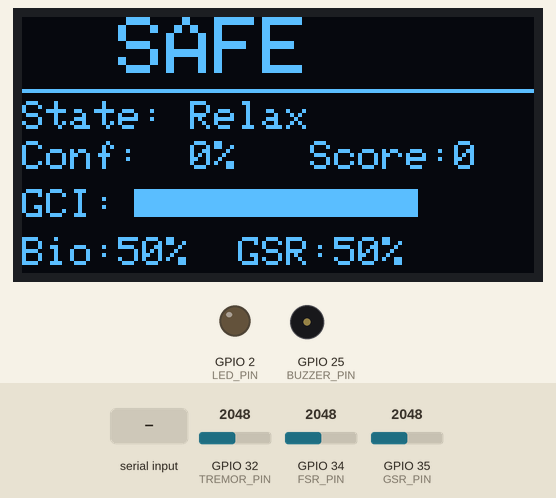
This sketch was run on a simulated ESP32. Parts: 128×64 one-colour display, output pins drawn as LEDs (lit = HIGH), buzzer (waves = sounding). Inputs (shaded band) come from the test bench; at power-on: GPIO 34 (FSR_PIN) = 2048, GPIO 35 (GSR_PIN) = 2048, GPIO 32 (TREMOR_PIN) = 2048 (analog values on the 0–4095 scale). What the sketch prints to the serial monitor is not drawn.

Above: at 4.3 s.
4.4 s: "ALERT:90\n" received over Serial
At 4.8 s:
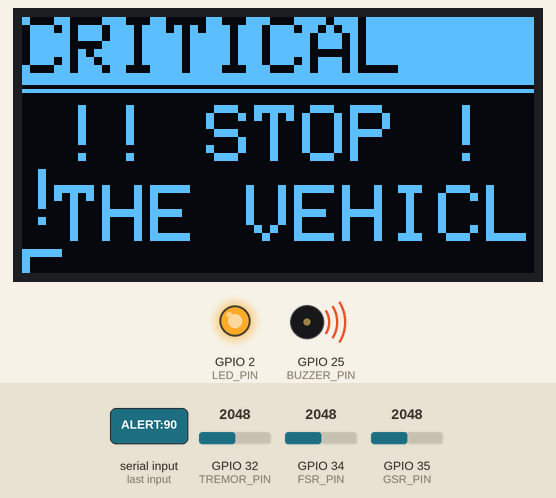
6.6 s: "ALERT:\n" received over Serial
At 6.68 s:
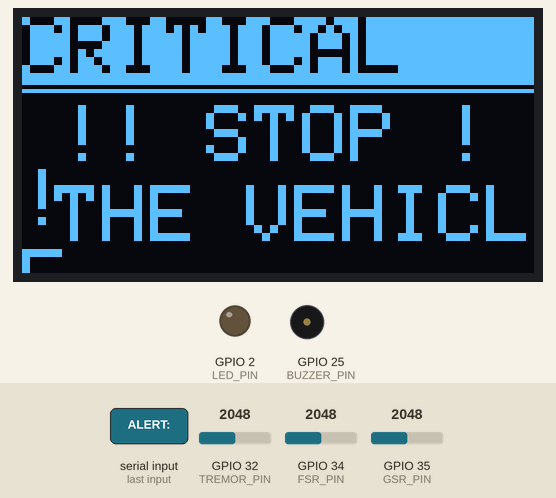
8.2 s: GPIO 34 (FSR_PIN) set to 1228
At 10.0 s:
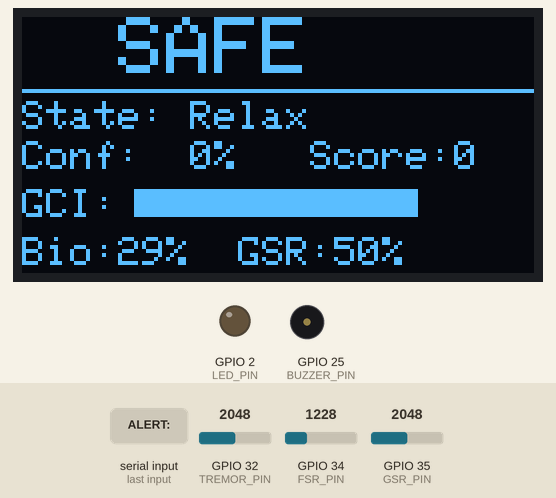
10.2 s: GPIO 35 (GSR_PIN) set to 491
At 11.9 s:
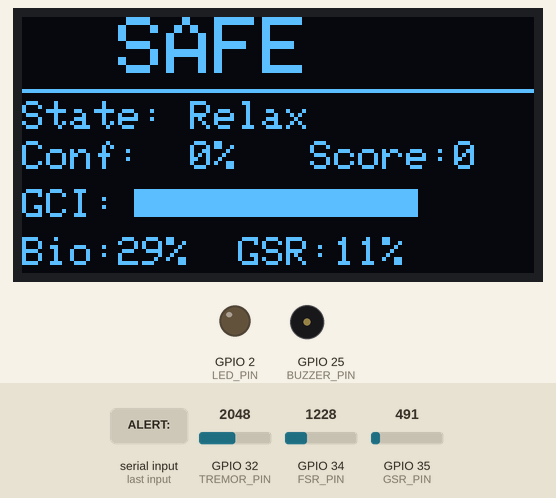
12.1 s: GPIO 34 (FSR_PIN) set to 960
At 12.42 s:
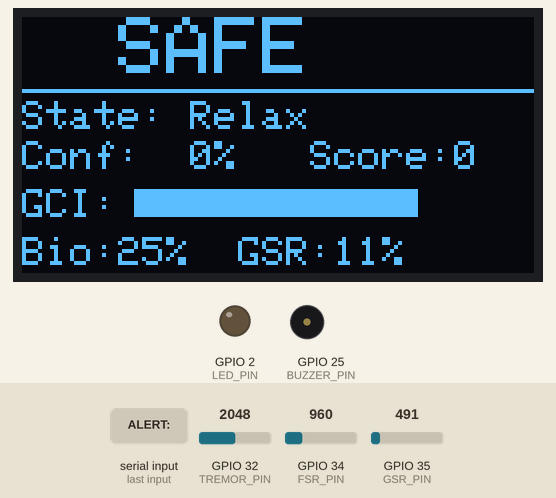
14.0 s: GPIO 35 (GSR_PIN) set to 40
At 16.1 s:
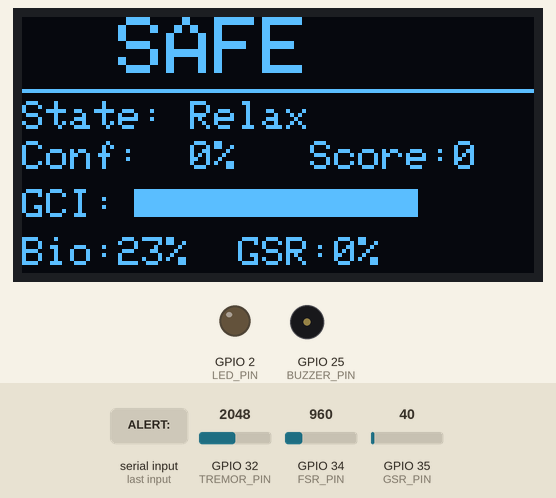
Timing chart, 0 to 17.0 s (numbered marks = the images above; inputs shaded):
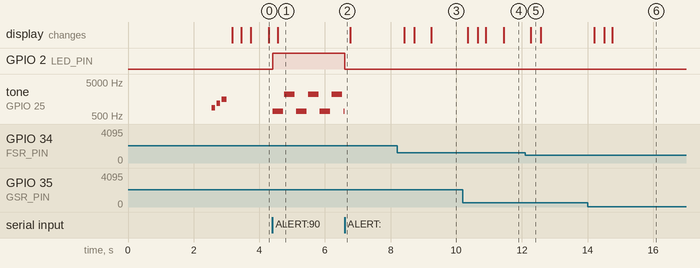

Measured:
- after the input at 4.4 s, GPIO 2 (LED_PIN): LOW → HIGH at once; tone on GPIO 25 (BUZZER_PIN): silent → 700 Hz at once, then repeats every 0.73 s: silent 0.04 s, 2200 Hz 0.32 s, silent 0.05 s, 700 Hz 0.32 s; the display: changes after 0.16 s (image 1)
- after the input at 6.6 s, GPIO 2 (LED_PIN): HIGH → LOW at once
- after the input at 8.2 s, the display: first changes after 0.22 s (image 3 shows a later state)
- after the input at 10.2 s, the display: first changes after 0.15 s (image 4 shows a later state)
- after the input at 12.1 s, the display: changes after 0.18 s (image 5)
- after the input at 14.0 s, the display: first changes after 0.21 s (image 6 shows a later state)

The sketch:

neurogrip_esp32.ino
```cpp
#include <Arduino.h>
#include <Wire.h>
#include <Adafruit_GFX.h>
#include <Adafruit_SSD1306.h>
#include <freertos/FreeRTOS.h>
#include <freertos/task.h>
#include <freertos/semphr.h>

// ============================================================
//  PIN DEFINITIONS
// ============================================================
#define FSR_PIN     34
#define GSR_PIN     35
#define TREMOR_PIN  32
#define BUZZER_PIN  25
#define LED_PIN      2

// ============================================================
//  OLED
// ============================================================
#define OLED_W      128
#define OLED_H       64
#define OLED_RESET   -1
#define OLED_ADDR  0x3C
Adafruit_SSD1306 display(OLED_W, OLED_H, &Wire, OLED_RESET);
bool oled_ok = false;

// ============================================================
//  SAMPLING
// ============================================================
#define SAMPLE_RATE_HZ  20
#define EMA_ALPHA       0.35f

// ============================================================
//  SHARED STATE  (all protected by stress_mutex)
// ============================================================
volatile int   alert_level  = 0;     // 0=SAFE 1=CAUTION 2=WARNING 3=CRITICAL
String         state_label  = "Relax";
float          confidence   = 0.0f;
float          fatigue_score = 0.0f;
float          gci_val      = 1.0f;

// ============================================================
//  FREERTOS OBJECTS
// ============================================================
typedef struct {
  float fsr_norm, gsr_norm, tremor_norm;
  float stress_score;
} ProcessedSample_t;

ProcessedSample_t latest_proc = {0};
SemaphoreHandle_t latest_proc_mutex;
SemaphoreHandle_t stress_mutex;
SemaphoreHandle_t data_ready_sem;
hw_timer_t*       sample_timer = NULL;

// ============================================================
//  HARDWARE TIMER ISR
// ============================================================
void IRAM_ATTR onSampleTimer() {
  BaseType_t xHigher = pdFALSE;
  xSemaphoreGiveFromISR(data_ready_sem, &xHigher);
  if (xHigher) portYIELD_FROM_ISR();
}

// ============================================================
//  ADC READ  (oversampled, normalized 0–1)
// ============================================================
inline float read_normalized(int pin) {
  uint32_t sum = 0;
  for (int i = 0; i < 4; i++) {
    sum += analogRead(pin);
    delayMicroseconds(30);
  }
  return (sum / 4) / 4095.0f;
}

// ============================================================
//  EMA FILTER
// ============================================================
float ema_fsr = 0, ema_gsr = 0, ema_trem = 0;
inline float ema_filter(float prev, float nv) {
  return EMA_ALPHA * nv + (1.0f - EMA_ALPHA) * prev;
}

// ============================================================
//  TASK 1: SENSOR TASK  (Core 1, Priority 4)
// ============================================================
void sensorTask(void* param) {
  for (;;) {
    if (xSemaphoreTake(data_ready_sem, portMAX_DELAY) == pdTRUE) {
      float rf = read_normalized(FSR_PIN);
      float rg = read_normalized(GSR_PIN);
      float rt = read_normalized(TREMOR_PIN);

      ema_fsr  = ema_filter(ema_fsr,  rf);
      ema_gsr  = ema_filter(ema_gsr,  rg);
      ema_trem = ema_filter(ema_trem, rt);

      ProcessedSample_t p;
      p.fsr_norm    = ema_fsr;
      p.gsr_norm    = ema_gsr;
      p.tremor_norm = ema_trem;
      p.stress_score = 0;

      xSemaphoreTake(latest_proc_mutex, portMAX_DELAY);
      latest_proc = p;
      xSemaphoreGive(latest_proc_mutex);
    }
  }
}

// ============================================================
//  PARSE INCOMING FROM PYTHON
//  Called inside commsTask — runs on Core 0
//
//  Python sends two commands per cycle:
//    "ALERT:2\n"                          → sets alert_level
//    "DISP:Stressed|0.87|45.2|0.73\n"    → updates OLED fields
// ============================================================
void parseIncoming(String line) {
  line.trim();

  // ── ALERT command ──────────────────────────────────────
  if (line.startsWith("ALERT:")) {
    int lvl = line.substring(6).toInt();
    lvl = constrain(lvl, 0, 3);
    xSemaphoreTake(stress_mutex, portMAX_DELAY);
    alert_level = lvl;
    xSemaphoreGive(stress_mutex);
    digitalWrite(LED_PIN, lvl >= 2 ? HIGH : LOW);
    return;
  }

  // ── DISP command ───────────────────────────────────────
  // Format: "DISP:State|Conf|Score|GCI"
  if (line.startsWith("DISP:")) {
    String p  = line.substring(5);
    int d1 = p.indexOf('|');
    int d2 = p.indexOf('|', d1 + 1);
    int d3 = p.indexOf('|', d2 + 1);
    if (d1 > 0 && d2 > 0 && d3 > 0) {
      xSemaphoreTake(stress_mutex, portMAX_DELAY);
      state_label   = p.substring(0, d1);
      confidence    = p.substring(d1 + 1, d2).toFloat();
      fatigue_score = p.substring(d2 + 1, d3).toFloat();
      gci_val       = p.substring(d3 + 1).toFloat();
      xSemaphoreGive(stress_mutex);
    }
    return;
  }
}

// ============================================================
//  TASK 2: COMMS TASK  (Core 0, Priority 3)
//  Sends sensor data to Python + reads ALERT/DISP commands back
// ============================================================
void commsTask(void* param) {
  unsigned long last_send = 0;
  uint32_t      count     = 0;
  unsigned long last_hb   = 0;
  String        inBuf     = "";

  for (;;) {
    unsigned long now = millis();

    // ── Send sensor data at SAMPLE_RATE_HZ ──────────────
    if (now - last_send >= (1000 / SAMPLE_RATE_HZ)) {
      last_send = now;

      xSemaphoreTake(latest_proc_mutex, portMAX_DELAY);
      ProcessedSample_t p = latest_proc;
      xSemaphoreGive(latest_proc_mutex);

      Serial.printf("%.4f %.4f %.4f\n", p.fsr_norm, p.gsr_norm, p.tremor_norm);
      count++;
    }

    // ── Heartbeat every 5s ───────────────────────────────
    if (now - last_hb >= 5000) {
      Serial.print("HB "); Serial.println(count);
      last_hb = now;
    }

    // ── READ incoming commands from Python ───────────────
    // CRITICAL FIX: was `while(Serial.available()) Serial.read();`
    // That discarded every ALERT: command Python sent — buzzer never fired.
    // Now we buffer until newline and parse properly.
    while (Serial.available()) {
      char c = (char)Serial.read();
      if (c == '\n') {
        if (inBuf.length() > 0) {
          parseIncoming(inBuf);
          inBuf = "";
        }
      } else {
        inBuf += c;
        if (inBuf.length() > 80) inBuf = "";  // overflow guard
      }
    }

    vTaskDelay(pdMS_TO_TICKS(5));
  }
}

// ============================================================
//  TASK 3: BUZZER TASK  (Core 1, Priority 1)
//
//  alert_level 0 → silent
//  alert_level 1 → single beep every 3s   (CAUTION)
//  alert_level 2 → double beep every 1.5s (WARNING)
//  alert_level 3 → alternating siren      (CRITICAL)
// ============================================================
void buzzerTask(void* param) {
  bool          siren_toggle = false;
  unsigned long last_beep    = 0;

  for (;;) {
    unsigned long now = millis();

    xSemaphoreTake(stress_mutex, portMAX_DELAY);
    int al = alert_level;
    xSemaphoreGive(stress_mutex);

    switch (al) {
      case 0:
        noTone(BUZZER_PIN);
        break;

      case 1:
        // CAUTION — gentle single beep every 3 seconds
        if (now - last_beep > 3000) {
          tone(BUZZER_PIN, 800, 200);
          last_beep = now;
        }
        break;

      case 2:
        // WARNING — urgent double beep every 1.5 seconds
        if (now - last_beep > 1500) {
          tone(BUZZER_PIN, 1200, 120);
          vTaskDelay(pdMS_TO_TICKS(200));
          tone(BUZZER_PIN, 1200, 120);
          last_beep = now;
        }
        break;

      case 3:
        // CRITICAL — alternating siren
        if (now - last_beep > 350) {
          tone(BUZZER_PIN, siren_toggle ? 2200 : 700, 320);
          siren_toggle = !siren_toggle;
          last_beep    = now;
        }
        break;
    }

    vTaskDelay(pdMS_TO_TICKS(20));
  }
}

// ============================================================
//  OLED UPDATE
//
//  Layout (128×64):
//  Line 0 (y=0):  Alert banner — "  SAFE  " / "CAUTION " /
//                               "WARNING " / "CRITICAL" (inverted on CRITICAL)
//  Line 1 (y=20): State from Python  e.g. "State: Stressed"
//  Line 2 (y=30): Confidence         e.g. "Conf:  87%"
//  Line 3 (y=40): BIG MESSAGE:
//                   al=2 → "SLOW DOWN"  "TAKE A BREAK"
//                   al=3 → "!! STOP !!"  "THE VEHICLE"
//  Line 4 (y=55): GCI bar / Calibrating
// ============================================================
const char* ALERT_BANNER[] = {"  SAFE  ", "CAUTION ", "WARNING ", "CRITICAL"};

void updateOLED() {
  if (!oled_ok) return;

  // Snapshot shared state (mutex)
  xSemaphoreTake(stress_mutex, portMAX_DELAY);
  int   al    = alert_level;
  String st   = state_label;
  float conf  = confidence;
  float score = fatigue_score;
  float gci   = gci_val;
  xSemaphoreGive(stress_mutex);

  display.clearDisplay();
  display.setTextColor(SSD1306_WHITE);

  // ── Alert banner (top, size 2) ────────────────────────
  display.setTextSize(2);
  if (al == 3) {
    // Inverted fill for CRITICAL
    display.fillRect(0, 0, 128, 17, SSD1306_WHITE);
    display.setTextColor(SSD1306_BLACK);
  }
  display.setCursor(0, 0);
  display.print(ALERT_BANNER[al]);
  display.setTextColor(SSD1306_WHITE);
  display.drawLine(0, 18, 128, 18, SSD1306_WHITE);

  // ── State + confidence (size 1) ──────────────────────
  display.setTextSize(1);

  if (al == 0 || al == 1) {
    // Normal info display
    display.setCursor(0, 21);
    display.print("State: ");
    display.print(st.substring(0, 9));

    display.setCursor(0, 31);
    display.print("Conf:  ");
    display.print((int)(conf * 100));
    display.print("%   Score:");
    display.print((int)score);

    // GCI bar
    display.setCursor(0, 43);
    display.print("GCI:");
    int bar = (int)(gci * 70.0f);
    bar = constrain(bar, 0, 70);
    display.drawRect(28, 43, 71, 7, SSD1306_WHITE);
    if (bar > 0) display.fillRect(28, 43, bar, 7, SSD1306_WHITE);

    display.setCursor(0, 55);
    display.print("Bio:");
    // Show FSR and GSR values from latest_proc
    xSemaphoreTake(latest_proc_mutex, portMAX_DELAY);
    float fsr = latest_proc.fsr_norm;
    float gsr = latest_proc.gsr_norm;
    xSemaphoreGive(latest_proc_mutex);
    display.print((int)(fsr * 100));
    display.print("%  GSR:");
    display.print((int)(gsr * 100));
    display.print("%");

  } else if (al == 2) {
    // ── WARNING: "SLOW DOWN  TAKE A BREAK" ──────────────
    // Big text in centre
    display.setTextSize(2);
    display.setCursor(4, 22);
    display.print("SLOW DOWN");
    display.setCursor(0, 42);
    display.print("TAKE A BREAK");

  } else if (al == 3) {
    // ── CRITICAL: "!! STOP !!  THE VEHICLE" ─────────────
    display.setTextSize(2);
    display.setCursor(10, 22);
    display.print("!! STOP !!");
    display.setCursor(8, 42);
    display.print("THE VEHICLE");
  }

  display.display();
}

// ============================================================
//  TASK 4: OLED TASK  (Core 1, Priority 1)
//  Refreshes display every 250ms — independent of comms
// ============================================================
void oledTask(void* param) {
  for (;;) {
    updateOLED();
    vTaskDelay(pdMS_TO_TICKS(250));
  }
}

// ============================================================
//  SPLASH SCREEN
// ============================================================
void splashScreen() {
  if (!oled_ok) return;
  display.clearDisplay();
  display.setTextColor(SSD1306_WHITE);
  display.setTextSize(2);
  display.setCursor(4, 2);
  display.print("NeuroGrip");
  display.setTextSize(1);
  display.setCursor(10, 22);
  display.print("Driver Safety v2.5");
  display.setCursor(14, 34);
  display.print("Janavi & Hardik");
  display.setCursor(18, 46);
  display.print("Initializing...");
  display.display();
  delay(2500);
}

// ============================================================
//  SETUP
// ============================================================
void setup() {
  Serial.begin(115200);
  pinMode(LED_PIN,    OUTPUT);
  pinMode(BUZZER_PIN, OUTPUT);
  analogReadResolution(12);
  analogSetAttenuation(ADC_11db);

  // ── OLED init ────────────────────────────────────────────
  Wire.begin(21, 22);
  oled_ok = display.begin(SSD1306_SWITCHCAPVCC, OLED_ADDR);
  if (!oled_ok) {
    Serial.println("OLED not found — continuing without display");
  } else {
    splashScreen();
  }

  // ── FreeRTOS objects ─────────────────────────────────────
  latest_proc_mutex = xSemaphoreCreateMutex();
  stress_mutex      = xSemaphoreCreateMutex();
  data_ready_sem    = xSemaphoreCreateBinary();

  // ── Hardware timer (sampling ISR) ────────────────────────
  sample_timer = timerBegin(0, 80, true);           // 1 MHz tick
  timerAttachInterrupt(sample_timer, &onSampleTimer, true);
  timerAlarmWrite(sample_timer, 1000000 / SAMPLE_RATE_HZ, true);
  timerAlarmEnable(sample_timer);

  // ── Startup chime (confirms buzzer is wired correctly) ───
  tone(BUZZER_PIN, 880,  100); delay(150);
  tone(BUZZER_PIN, 1175, 100); delay(150);
  tone(BUZZER_PIN, 1568, 150); delay(300);

  // ── FreeRTOS Tasks ───────────────────────────────────────
  // Core 1: sensors, buzzer, OLED (real-time side)
  xTaskCreatePinnedToCore(sensorTask, "Sensor",  2048, NULL, 4, NULL, 1);
  xTaskCreatePinnedToCore(buzzerTask, "Buzzer",  1024, NULL, 1, NULL, 1);
  xTaskCreatePinnedToCore(oledTask,   "OLED",    2048, NULL, 1, NULL, 1);

  // Core 0: serial comms with Python
  xTaskCreatePinnedToCore(commsTask,  "Comms",   4096, NULL, 3, NULL, 0);

  Serial.println("NEUROGRIP_READY");
}

// ============================================================
//  LOOP — FreeRTOS handles everything
// ============================================================
void loop() {
  vTaskDelay(portMAX_DELAY);
}
```
